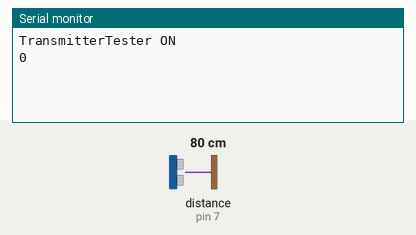
Recording of a sketch running on a simulated Arduino Uno, built with avr-gcc and run on an emulated ATmega328P. On the bench: the last lines printed to the serial monitor. Wiring (inferred from the names in the program): ultrasonic range finder: trigger pin 8; echo pin 7. Inputs (shaded band) come from the test bench; at power-on: distance to the obstacle (sensor on pin 7) 80 cm. The echo pulse lasts 58.3 µs per cm; no radio packets arrive unless stated.

Above: at 3.2 s.
3.3 s: distance to the obstacle (sensor on pin 7) set to 2 cm
At 4.3 s:
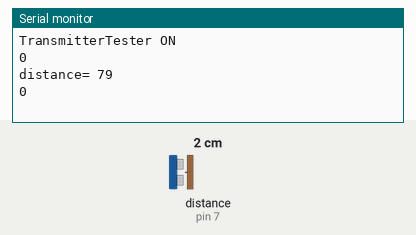
6.5 s: distance to the obstacle (sensor on pin 7) set to 4 cm
At 7.7 s:
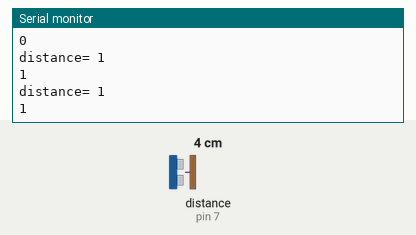
Timing chart, 0 to 9.5 s (numbered marks = the images above; inputs shaded):
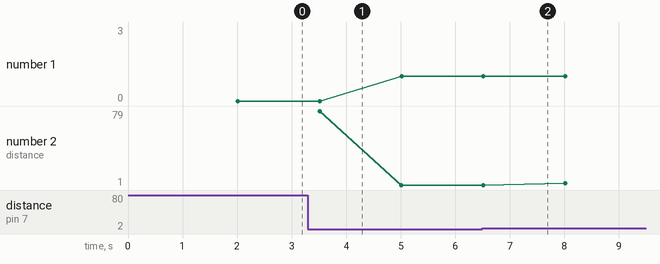

The sketch:

peredacha_2.ino
```cpp
#include <SPI.h>
#include <RF24.h>

#define PIN_TRIG 8
#define PIN_ECHO 7

RF24 radio(9, 10); // порты D9, D10: CSN CE
 // адрес рабочей трубы;

byte data;
long duration, cm;
const int numReadings = 5; // количество чтений для медианного фильтра
int readings[numReadings]; // массив для хранения последних чтений
int index = 0; // индекс текущего чтения

void setup()
{
Serial.begin(115200);
Serial.println("TransmitterTester ON");

radio.begin(); // инициализация
delay(2000);
radio.setDataRate(RF24_1MBPS); // скорость обмена данными RF24_1MBPS или RF24_2MBPS
radio.setCRCLength(RF24_CRC_8); // размер контрольной суммы 8 bit или 16 bit
radio.setPALevel(RF24_PA_MAX); // уровень питания усилителя RF24_PA_MIN, RF24_PA_LOW, RF24_PA_HIGH and RF24_PA_MAX
radio.setChannel(0x7c); // установка канала
radio.setAutoAck(false); // автоответ
radio.powerUp(); // включение или пониженное потребление powerDown - powerUp
radio.stopListening(); //радиоэфир не слушаем, только передача
radio.openWritingPipe(0xAABBCCDD11LL); // открыть трубу на отправку

Serial.begin (115200);
//Определяем вводы и выводы
pinMode(PIN_TRIG, OUTPUT);
pinMode(PIN_ECHO, INPUT);

const int numReadings = 5; // количество чтений для медианного фильтра
int readings[numReadings]; // массив для хранения последних чтений
int index = 0; // индекс текущего чтения
}

void loop(){
digitalWrite(PIN_TRIG, LOW);
delayMicroseconds(5);
digitalWrite(PIN_TRIG, HIGH);

// Выставив высокий уровень сигнала, ждем около 10 микросекунд. В этот момент датчик будет посылать сигналы с частотой 40 КГц.
delayMicroseconds(10);
digitalWrite(PIN_TRIG, LOW);

// Время задержки акустического сигнала на эхолокаторе.
duration = pulseIn(PIN_ECHO, HIGH);

// Теперь осталось преобразовать время в расстояние
cm = (duration / 2) / 29.1;
// добавление текущего чтения в массив
readings[index] = cm;
index++;

// если достигнут конец массива, начинаем заново
if (index >= numReadings) {
index = 0;
}

// сортировка массива чтений
for (int i = 0; i < numReadings - 1; i++) {
for (int j = i + 1; j < numReadings; j++) {
if (readings[i] > readings[j]) {
int tmp = readings[i];
readings[i] = readings[j];
readings[j] = tmp;
}
}
}

// определение медианного значения
int median = readings[numReadings / 2];

// вывод медианного значения на серийный порт
Serial.println(median);

// Задержка между измерениями для корректной работы скеча
delay(1500);

data = median;
radio.write(&median, 1);
Serial.println("distance= " + String(cm));

}
```

Measured:
- plotted number 1: 0 → 1 after the input at 3.3 s, 1 → 3 after the input at 6.5 s
- plotted number 2: 1 → 3 after the input at 6.5 s
